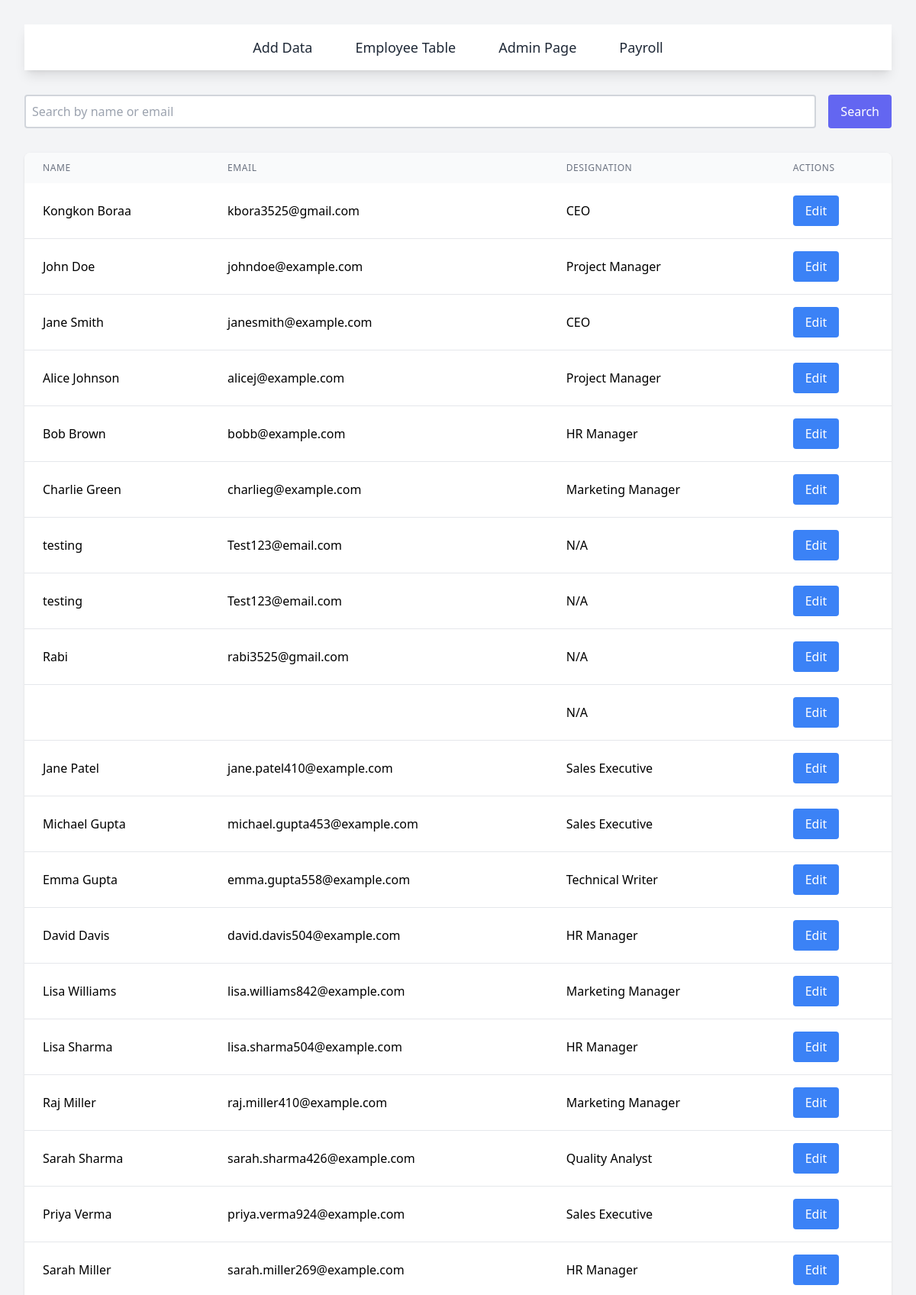
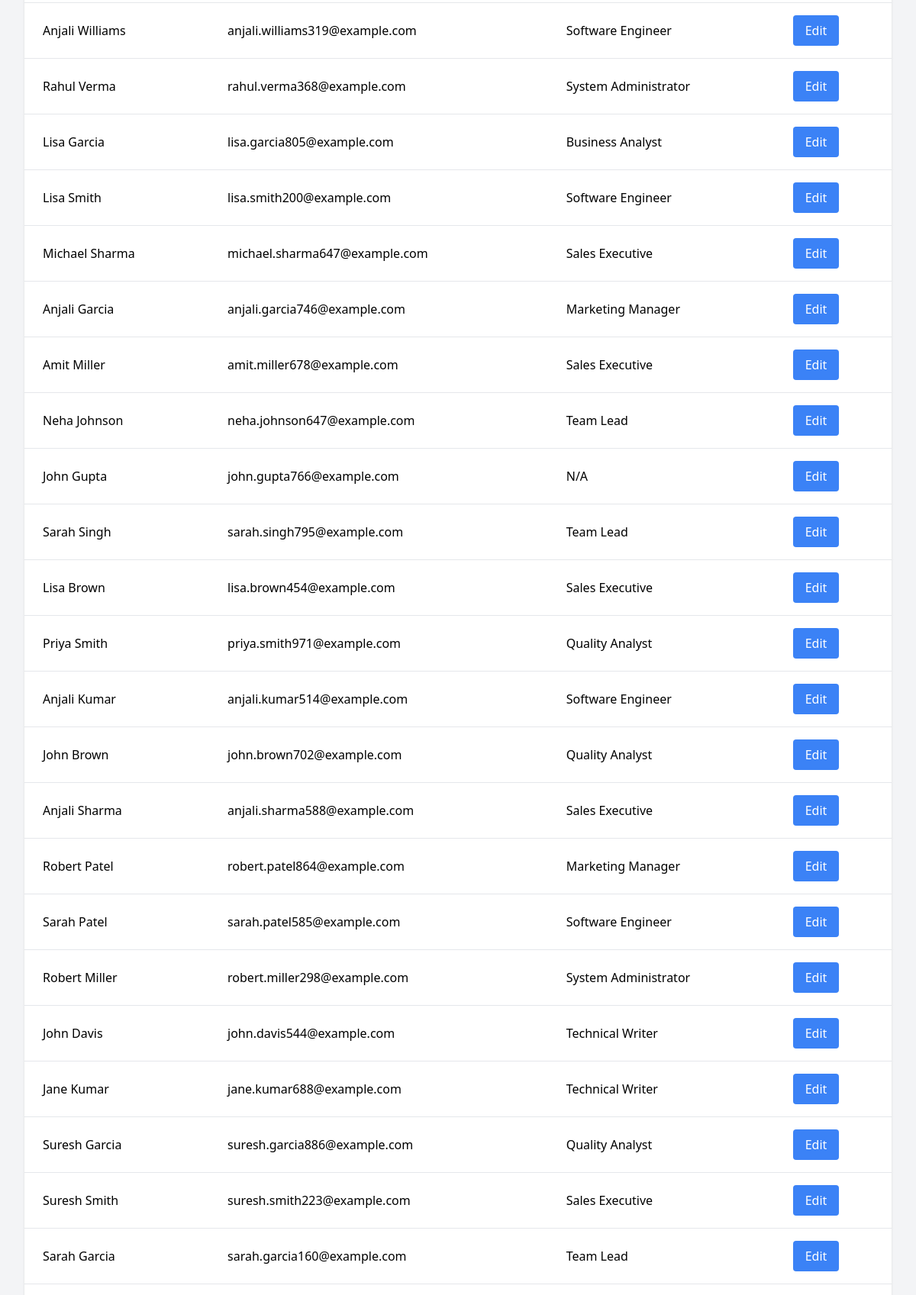
Page /edit.php (upper part) on the committed database (2 pictures, top to bottom).
### tables this page shows
CREATE TABLE `work_profile` (
  `work_id` int(11) NOT NULL,
  `emp_id` int(11) DEFAULT NULL,
  `current_designation` varchar(100) DEFAULT NULL,
  `joining_date` date DEFAULT NULL
);

CREATE TABLE `employee_profile` (
  `emp_id` int(11) NOT NULL,
  `emp_name` varchar(100) NOT NULL,
  `father_name` varchar(100) DEFAULT NULL,
  `mother_name` varchar(100) DEFAULT NULL,
  `permanent_address` text DEFAULT NULL,
  `pin_code` varchar(10) DEFAULT NULL,
  `pan_number` varchar(20) DEFAULT NULL,
  `aadhaar_no` varchar(20) DEFAULT NULL,
  `dob` date DEFAULT NULL,
  `hire_date` date DEFAULT NULL,
  `blood_group` varchar(5) DEFAULT NULL,
  `email_address` varchar(100) DEFAULT NULL,
  `marital_status` varchar(20) DEFAULT NULL,
  `created_at` timestamp NOT NULL DEFAULT current_timestamp()
);

### config/database.php (called while the page is built, shortened)
<?php
class Database {
    private static $instance = null;
    private $connection;
    private function __construct() {
        $this->connection = new mysqli(DB_HOST, DB_USER, DB_PASS, DB_NAME);
        $this->connection->set_charset("utf8");
    }
    public static function getInstance() {
        if (self::$instance === null) {
            self::$instance = new self();
        }
        return self::$instance;
    }
    public function query($sql) {
        return $this->connection->query($sql);
    }
    public function escape($value) {
        return $this->connection->real_escape_string($value);
    }
}

### classes/Employee.php (called while the page is built, shortened)
<?php
require_once __DIR__ . '/../config/database.php';
class Employee {
    private static $instance = null;
    private $db;
    private function __construct() {
        $this->db = Database::getInstance();
    }
    public static function getInstance() {
        if (self::$instance === null) {
            self::$instance = new self();
        }
        return self::$instance;
    }
    public function search($term = '') {
        $sql = "SELECT ep.*, wp.current_designation
        FROM Employee_Profile ep
        LEFT JOIN Work_Profile wp ON ep.emp_id = wp.emp_id";
        $result = $this->db->query($sql);
        $employees = [];
        while ($row = $result->fetch_assoc()) {
            $employees[] = $row;
        }
        return $employees;
    }
}

### public/edit.php (the view, shortened to what this page needs)
<!DOCTYPE html>
<html lang="en">
<head>
    <script src="https://cdn.tailwindcss.com"></script>
</head>
<body class="bg-gray-100 p-8">
    <nav class="bg-white shadow-lg">
    <div class="max-w-6xl mx-auto px-4">
        <div class="flex justify-center">
            <ul class="flex items-center space-x-8 py-4">
                <li>
                    <a href="admin.php" class="text-gray-800 hover:text-blue-600 px-3 py-2 rounded-md text-lg font-medium transition duration-300 ease-in-out">
                        Add Data
                    </a>
                </li>
                <li>
                    <a href="index.php" class="text-gray-800 hover:text-blue-600 px-3 py-2 rounded-md text-lg font-medium transition duration-300 ease-in-out">
                        Employee Table
                    </a>
                </li>
                <li>
                    <a href="edit.php" class="text-gray-800 hover:text-blue-600 px-3 py-2 rounded-md text-lg font-medium transition duration-300 ease-in-out">
                        Admin Page
                    </a>
                </li>
                <li>
                    <a href="report.php" class="text-gray-800 hover:text-blue-600 px-3 py-2 rounded-md text-lg font-medium transition duration-300 ease-in-out">
                        Payroll
                    </a>
                </li>
            </ul>
        </div>
    </div>
</nav>
    <div class="max-w-6xl mx-auto mt-8">
        <form action="" method="GET" class="mb-8">
            <div class="flex gap-4">
                <input type="text" name="search" placeholder="Search by name or email"
                    class="flex-1 p-2 border-2 border-gray-300 rounded"
                    value="<?php echo isset($_GET['search']) ? htmlspecialchars($_GET['search']) : ''; ?>">
                <button type="submit" class="px-4 py-2 bg-indigo-500 text-white rounded">Search</button>
            </div>
        </form>
        <?php
        require_once __DIR__ . '/../classes/Employee.php';
        $employee = Employee::getInstance();
        $searchTerm = isset($_GET['search']) ? $_GET['search'] : '';
        $employees = $employee->search($searchTerm);
        ?>
        <div class="bg-white rounded-lg shadow overflow-x-auto">
            <table class="min-w-full">
                <thead>
                    <tr class="bg-gray-50">
                        <th class="px-6 py-3 text-left text-xs font-medium text-gray-500 uppercase tracking-wider">Name</th>
                        <th class="px-6 py-3 text-left text-xs font-medium text-gray-500 uppercase tracking-wider">Email</th>
                        <th class="px-6 py-3 text-left text-xs font-medium text-gray-500 uppercase tracking-wider">Designation</th>
                        <th class="px-6 py-3 text-left text-xs font-medium text-gray-500 uppercase tracking-wider">Actions</th>
                    </tr>
                </thead>
                <tbody class="bg-white divide-y divide-gray-200">
                    <?php foreach ($employees as $emp): ?>
                    <tr>
                        <td class="px-6 py-4 whitespace-nowrap"><?php echo htmlspecialchars($emp['emp_name']); ?></td>
                        <td class="px-6 py-4 whitespace-nowrap"><?php echo htmlspecialchars($emp['email_address']); ?></td>
                        <td class="px-6 py-4 whitespace-nowrap"><?php echo htmlspecialchars($emp['current_designation'] ?? 'N/A'); ?></td>
                        <td class="px-6 py-4 whitespace-nowrap">
                            <button onclick="openEditModal(<?php echo htmlspecialchars(json_encode($emp)); ?>)"
                                class="bg-blue-500 text-white px-4 py-2 rounded">
                                Edit
                            </button>
                        </td>
                    </tr>
                    <?php endforeach; ?>
                </tbody>
            </table>
        </div>
    </div>
</body>
</html>

### rows in the picture
work_profile: emp.emp_name "Kongkon Boraa", emp.email_address "kbora3525@gmail.com", current_designation "CEO"
work_profile: emp.emp_name "John Doe", emp.email_address "johndoe@example.com", current_designation "Project Manager"
work_profile: emp.emp_name "Jane Smith", emp.email_address "janesmith@example.com", current_designation "CEO"
work_profile: emp.emp_name "Alice Johnson", emp.email_address "alicej@example.com", current_designation "Project Manager"
work_profile: emp.emp_name "Bob Brown", emp.email_address "bobb@example.com", current_designation "HR Manager"
work_profile: emp.emp_name "Charlie Green", emp.email_address "charlieg@example.com", current_designation "Marketing Manager"
employee_profile: emp_name "testing", email_address "Test123@email.com", current_designation "N/A"
employee_profile: emp_name "testing", email_address "Test123@email.com", current_designation "N/A"
employee_profile: emp_name "Rabi", email_address "rabi3525@gmail.com", current_designation "N/A"
employee_profile: current_designation "N/A"
work_profile: emp.emp_name "Jane Patel", emp.email_address "jane.patel410@example.com", current_designation "Sales Executive"
work_profile: emp.emp_name "Michael Gupta", emp.email_address "michael.gupta453@example.com", current_designation "Sales Executive"
work_profile: emp.emp_name "Emma Gupta", emp.email_address "emma.gupta558@example.com", current_designation "Technical Writer"
work_profile: emp.emp_name "David Davis", emp.email_address "david.davis504@example.com", current_designation "HR Manager"
work_profile: emp.emp_name "Lisa Williams", emp.email_address "lisa.williams842@example.com", current_designation "Marketing Manager"
work_profile: emp.emp_name "Lisa Sharma", emp.email_address "lisa.sharma504@example.com", current_designation "HR Manager"
work_profile: emp.emp_name "Raj Miller", emp.email_address "raj.miller410@example.com", current_designation "Marketing Manager"
work_profile: emp.emp_name "Sarah Sharma", emp.email_address "sarah.sharma426@example.com", current_designation "Quality Analyst"
work_profile: emp.emp_name "Priya Verma", emp.email_address "priya.verma924@example.com", current_designation "Sales Executive"
work_profile: emp.emp_name "Sarah Miller", emp.email_address "sarah.miller269@example.com", current_designation "HR Manager"
work_profile: emp.emp_name "Anjali Williams", emp.email_address "anjali.williams319@example.com", current_designation "Software Engineer"
work_profile: emp.emp_name "Rahul Verma", emp.email_address "rahul.verma368@example.com", current_designation "System Administrator"
work_profile: emp.emp_name "Lisa Garcia", emp.email_address "lisa.garcia805@example.com", current_designation "Business Analyst"
work_profile: emp.emp_name "Lisa Smith", emp.email_address "lisa.smith200@example.com", current_designation "Software Engineer"
work_profile: emp.emp_name "Michael Sharma", emp.email_address "michael.sharma647@example.com", current_designation "Sales Executive"
work_profile: emp.emp_name "Anjali Garcia", emp.email_address "anjali.garcia746@example.com", current_designation "Marketing Manager"
work_profile: emp.emp_name "Amit Miller", emp.email_address "amit.miller678@example.com", current_designation "Sales Executive"
work_profile: emp.emp_name "Neha Johnson", emp.email_address "neha.johnson647@example.com", current_designation "Team Lead"
employee_profile: emp_name "John Gupta", email_address "john.gupta766@example.com", current_designation "N/A"
work_profile: emp.emp_name "Sarah Singh", emp.email_address "sarah.singh795@example.com", current_designation "Team Lead"
work_profile: emp.emp_name "Lisa Brown", emp.email_address "lisa.brown454@example.com", current_designation "Sales Executive"
work_profile: emp.emp_name "Priya Smith", emp.email_address "priya.smith971@example.com", current_designation "Quality Analyst"
work_profile: emp.emp_name "Anjali Kumar", emp.email_address "anjali.kumar514@example.com", current_designation "Software Engineer"
work_profile: emp.emp_name "John Brown", emp.email_address "john.brown702@example.com", current_designation "Quality Analyst"
work_profile: emp.emp_name "Anjali Sharma", emp.email_address "anjali.sharma588@example.com", current_designation "Sales Executive"
work_profile: emp.emp_name "Robert Patel", emp.email_address "robert.patel864@example.com", current_designation "Marketing Manager"
work_profile: emp.emp_name "Sarah Patel", emp.email_address "sarah.patel585@example.com", current_designation "Software Engineer"
work_profile: emp.emp_name "Robert Miller", emp.email_address "robert.miller298@example.com", current_designation "System Administrator"
work_profile: emp.emp_name "John Davis", emp.email_address "john.davis544@example.com", current_designation "Technical Writer"
work_profile: emp.emp_name "Jane Kumar", emp.email_address "jane.kumar688@example.com", current_designation "Technical Writer"
work_profile: emp.emp_name "Suresh Garcia", emp.email_address "suresh.garcia886@example.com", current_designation "Quality Analyst"
work_profile: emp.emp_name "Suresh Smith", emp.email_address "suresh.smith223@example.com", current_designation "Sales Executive"
work_profile: emp.emp_name "Sarah Garcia", emp.email_address "sarah.garcia160@example.com", current_designation "Team Lead"
